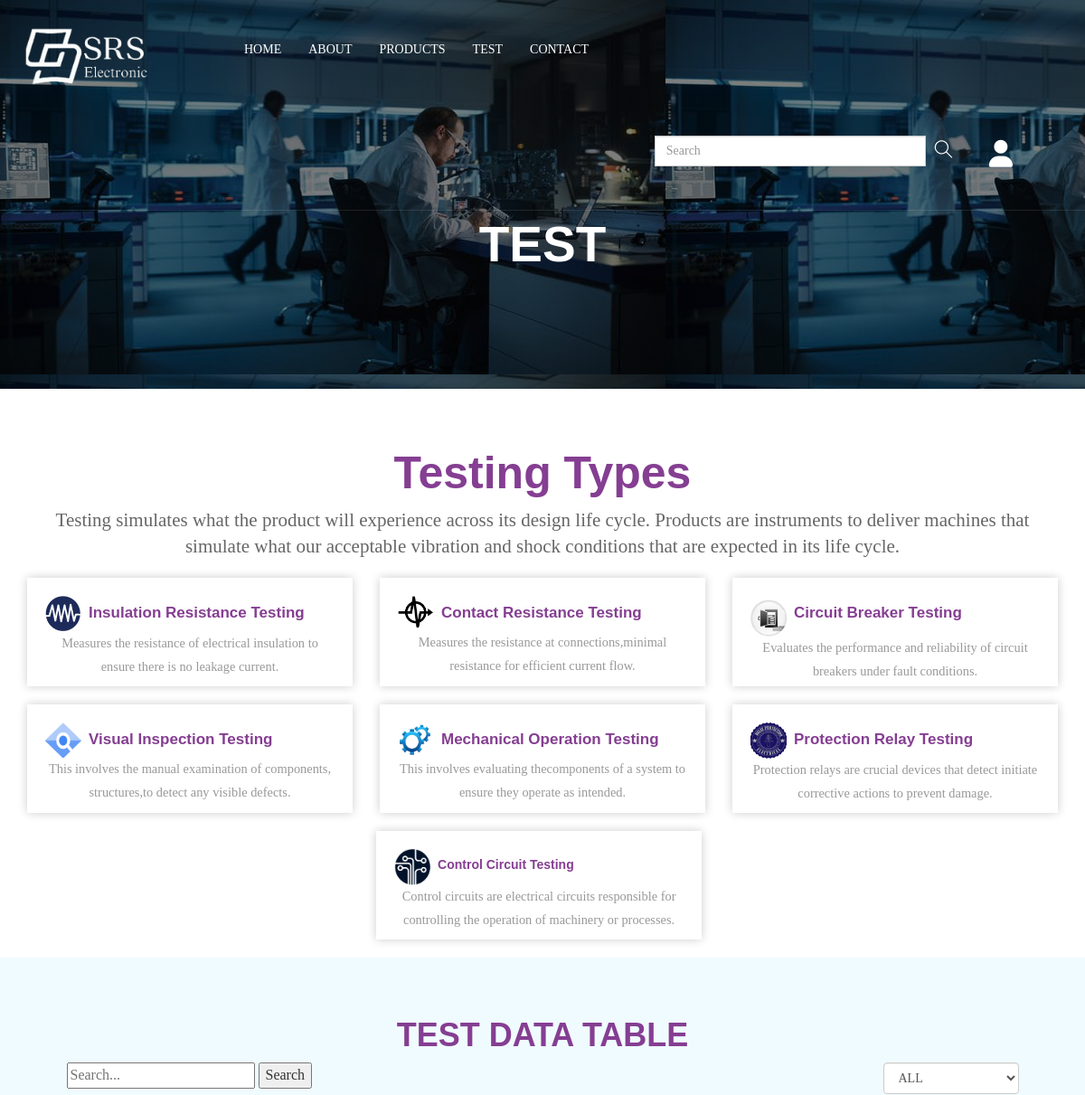
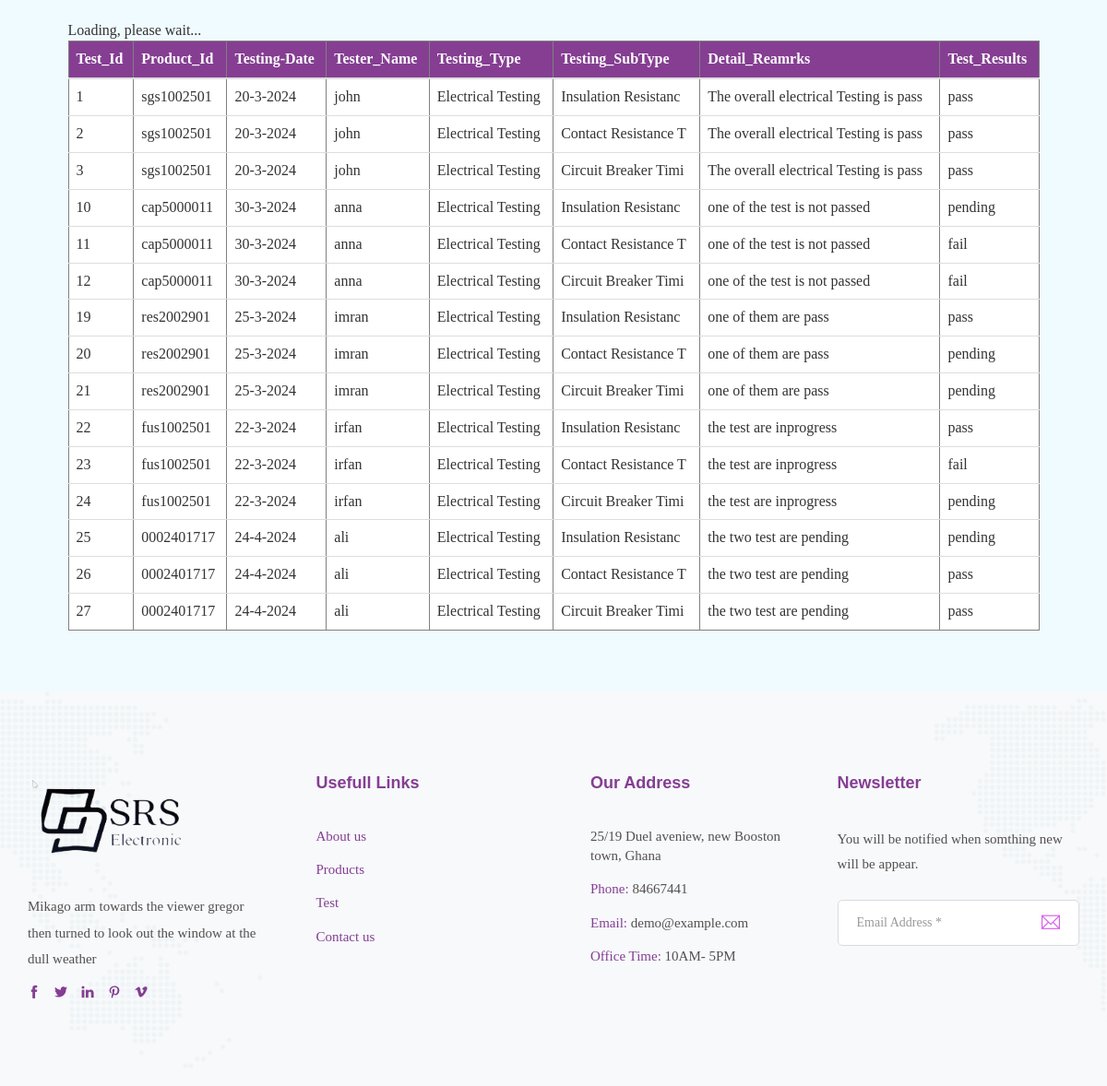
/testes.php?test_type=Electrical Testing, run on the app's committed database (2 pictures, top to bottom).
### tables this page shows
CREATE TABLE `tests` (
  `test_id` bigint(20) NOT NULL,
  `product_id` varchar(10) DEFAULT NULL,
  `test_date` varchar(20) DEFAULT NULL,
  `tester_name` varchar(20) DEFAULT NULL,
  `test_revise` int(11) NOT NULL,
  `detailed_remarks` varchar(50) DEFAULT NULL,
  `test_type` varchar(20) DEFAULT NULL,
  `test_subtype` varchar(20) DEFAULT NULL,
  `test_results` varchar(10) DEFAULT NULL
);

### testes.php (the view, shortened to what this page needs)
<!DOCTYPE html>
<html lang="en">
<head>
    <link href="https://cdnjs.cloudflare.com/ajax/libs/font-awesome/6.5.2/css/all.min.css" rel="stylesheet">
    <link href="assets/css/themify-icons.css" rel="stylesheet">
    <link href="assets/css/flaticon.css" rel="stylesheet">
    <link href="assets/css/bootstrap.min.css" rel="stylesheet">
    <link href="assets/css/animate.css" rel="stylesheet">
    <link href="assets/css/owl.carousel.css" rel="stylesheet">
    <link href="assets/css/owl.theme.css" rel="stylesheet">
    <link href="assets/css/slick.css" rel="stylesheet">
    <link href="assets/css/slick-theme.css" rel="stylesheet">
    <link href="assets/css/swiper.min.css" rel="stylesheet">
    <link href="assets/css/odometer-theme-default.css" rel="stylesheet">
    <link href="assets/css/owl.transitions.css" rel="stylesheet">
    <link href="assets/css/jquery.fancybox.css" rel="stylesheet">
    <link href="assets/css/style.css" rel="stylesheet">
</head>
<body>
    <div class="page-wrapper">
        <header id="header" class="site-header header-style-1">
    <nav class="navigation navbar navbar-default">
        <div class="container-fluid">
            <div class="navbar-header">
                <a class="navbar-brand" ><img src="assets/images/logo.png" alt></a>
            </div>
            <div id="navbar" class="navbar-collapse collapse navigation-holder">
                <ul class="nav navbar-nav">
                    <li class="menu-item-has-children">
                        <a href="index.html">Home</a>
                    </li>
                    <li><a href="about.html">About</a></li>
                    <li class="menu-item-has-children">
                        <a href="product.php">Products</a>
                    </li>
                    <li class="menu-item-has-children">
                        <a href="testes.php">TEST</a>
                    </li>
                    <li><a href="contact.php">Contact</a></li>
                </ul>
                <ul class="nav navbar-nav navbar-right">
                    <li class="search-bar">
                        <form class="navbar-form" role="search">
                            <div class="form-group">
                                <input type="text" class="form-control" placeholder="Search">
                            </div>
                            <button type="submit" class="btn btn-default"><i class="ti-search"></i></button>
                        </form>
                    </li>
                        <li class="dropdown">
                        <a href="admin\login.php">
                            <span class="profile-emoji"><i class="fa fa-user" aria-hidden="true"></i></span>
                        </a>
                    </li>
            </nav>
        </header>
        <section class="page-title" style="background-image: linear-gradient(rgba(0,0,0,0.5),rgba(0,0,0,0.5)),url(assets/images/page-tittle.jpg);">
            <div class="container">
                <div class="row">
                    <div class="col col-xs-12">
                        <h2>TEST</h2>
                    </div>
                </div>
            </div>
        </section>
       <br><br>
        <header class="container">
        <h1 class="text-center my-5" style="font-size:50px">Testing Types</h1>
        <p class="lead text-center">
            Testing simulates what the product will experience across its design life cycle. Products are instruments to deliver machines that simulate what our acceptable vibration and shock conditions that are expected in its life cycle.
        </p>
    </header>
    <main class="container">
        <center>
        <div class="row">
            <div class="col-md-4">
                <div class="card mb-4">
                    <div class="card-body">
                      <div class="body" style="display:flex;"><img src="assets/images/in1.png" style="heigth:18px;width:40px;">&nbsp;&nbsp;<h5 class="card-title" style="font-size:17px">Insulation Resistance Testing</h5></div>
                        <p class="card-text">Measures the resistance of electrical insulation to ensure there is no leakage current.</p>
                    </div>
                </div>
            </div>
            <div class="col-md-4">
                <div class="card mb-4">
                    <div class="card-body">
                    <div class="body" style="display:flex;"><img src="assets/images/in2.png" style="heigth:18px;width:40px;">&nbsp;&nbsp;  <h5 class="card-title" style="font-size:17px">Contact Resistance Testing</h5></div>
                        <p class="card-text">Measures the resistance at connections,minimal resistance for efficient current flow.</p>
                    </div>
                </div>
            </div>
            <div class="col-md-4">
                <div class="card mb-4">
                    <div class="card-body">
                    <div class="body" style="display:flex;"><img src="assets/images/in7.png" style="heigth:18px;width:40px;">&nbsp;&nbsp;<h5 class="card-title" style="font-size:17px">Circuit Breaker Testing</h5></div>
                        <p class="card-text">Evaluates the performance and reliability of circuit breakers under fault conditions.</p>
                    </div>
                </div>
            </div>
            <div class="col-md-4">
                <div class="card mb-4">
                    <div class="card-body">
                    <div class="body" style="display:flex;"><img src="assets/images/in4.png" style="heigth:18px;width:40px;">&nbsp;&nbsp;<h5 class="card-title" style="font-size:17px">Visual Inspection Testing</h5></div>
                        <p class="card-text">This involves the manual examination of components, structures,to detect any visible defects. </p>
                    </div>
                </div>
            </div>
            <div class="col-md-4">
                <div class="card mb-4">
                    <div class="card-body">
                    <div class="body" style="display:flex;"><img src="assets/images/in5.png" style="heigth:18px;width:40px;">&nbsp;&nbsp;<h5 class="card-title" style="font-size:17px">Mechanical Operation Testing</h5></div>
                        <p class="card-text">This involves evaluating thecomponents of a system to ensure they operate as intended.</p>
                    </div>
                </div>
            </div>
            <div class="col-md-4">
                <div class="card mb-4">
                    <div class="card-body">
                    <div class="body" style="display:flex;"><img src="assets/images/in3.png" style="heigth:8px;width:40px;">&nbsp;&nbsp;<h5 class="card-title" style="font-size:17px">Protection Relay Testing </h5></div>
                        <p class="card-text">Protection relays are crucial devices that detect  initiate corrective actions to prevent damage.</p>
                    </div>
                </div>
            </div>
            <div class="col-md-4" id="last-card">
                <div class="card mb-4">
                    <div class="card-body">
                    <div class="body" style="display:flex;"><img src="assets/images/in6.png" style="heigth:18px;width:40px;">&nbsp;&nbsp;<h5 class="card-title" style="font-size:1Zpx">Control Circuit Testing </h5></div>
                        <p class="card-text">Control circuits are electrical circuits responsible for controlling the operation of machinery or processes.</p>
                    </div>
                </div>
            </div>
        </div>
    </main>
    <div class="data-table-area mg-b-15" style="background-color:#f0fbff;">
        <div class="container-fluid">
            <div class="row">
                <div class="col-lg-12 col-md-12 col-sm-12 col-xs-12">
                    <div class="sparkline13-list">
                        <div class="sparkline13-hd">
                            <div class="main-sparkline13-hd">
                                <br><br>
                             <center>   <h1>TEST DATA TABLE </h1></center>
                            </div>
                        </div>
                        <div class="custom-table-container">
                        <div class="sparkline13-graph">
                            <div class="datatable-dashv1-list custom-datatable-overright">
                                        <div id="toolbar" style="display:flex;">
                                        <form action="" method="GET" id="search">
                                            <input type="text" name="search" placeholder="Search...">
                                            <button type="submit">Search</button>
                                        </form>
                                    <div class="right" style="margin-left:auto;right:0;display:flex;">
                                    <form action="" method="GET" id="filter-form">
                                        <select class="form-control dt-tb" name="test_type" onchange="document.getElementById('filter-form').submit()" style="width:150px;">
                                            <option value="all">ALL</option>
                                        </select>
                                    </form>
                                    </div>
                                </div>
                                <br>
                                <?php
                                    include('database-connection.php');
if(isset($_GET['search'])) {
    $search = $_GET['search'];
    $query = "SELECT * FROM tests WHERE test_id LIKE '%$search%' OR product_id LIKE '%$search%' OR test_date LIKE '%$search%' OR tester_name LIKE '%$search%' OR test_results LIKE '%$search%' OR test_type LIKE '%$search%' OR test_subtype LIKE '%$search%'";
} elseif (isset($_GET['test_type']) && $_GET['test_type'] != 'all') {
    $test_type = $_GET['test_type'];
    $query = "SELECT * FROM tests WHERE test_type = '$test_type'";
} else {
    $query = "SELECT * FROM tests";
}
$row = mysqli_query($conn, $query);
$totalrow = mysqli_num_rows($row);
if ($totalrow != 0) {
    ?>
                                <table id="table" data-toggle="table"  border="1" style="background-color:white;" >
                                    <thead>
                                    <tr>
                                        <th>Test_Id</th>
                                        <th>Product_Id</th>
                                        <th>Testing-Date</th>
                                        <th>Tester_Name</th>
                                        <th>Testing_Type</th>
                                        <th>Testing_SubType</th>
                                        <th>Detail_Reamrks</th>
                                        <th>Test_Results</th>
                                    </tr>
                                    </thead>
                                    <tbody>
                                    <?php
                                    while ($data = mysqli_fetch_assoc($row)) {
                                        echo "<tr>
                                        <td>" . $data['test_id'] . "</td>
                                        <td>" . $data['product_id'] . "</td>
                                        <td>" . $data['test_date'] . "</td>
                                        <td>" . $data['tester_name'] . "</td>
                                        <td>" . $data['test_type'] . "</td>
                                        <td>" . $data['test_subtype'] . "</td>
                                        <td>" . $data['detailed_remarks'] . "</td>
                                        <td>" . $data['test_results'] . "</td>
                                        </tr>";
                                    }
                                    ?>
                                    </tbody>
                                </table>
                                <br><br>
                            </div>
                        </div>
                    </div>
                </div>
            </div>
        </div>
    </div>
                                </div>
    <?php
} else {
    echo "No Records Found";
}
?>
        <footer class="site-footer">
            <div class="upper-footer">
                <div class="container">
                    <div class="row">
                        <div class="col col-lg-3 col-md-3 col-sm-6">
                            <div class="widget about-widget">
                                <div class="logo widget-title">
                                    <img src="assets/images/logo-footer.png" alt>
                                </div>
                                <p>Mikago arm towards the viewer gregor then turned to look out the window at the dull weather</p>
                                <div class="social-icons">
                                    <ul>
                                        <li><a href="#"><i class="ti-facebook"></i></a></li>
                                        <li><a href="#"><i class="ti-twitter-alt"></i></a></li>
                                        <li><a href="#"><i class="ti-linkedin"></i></a></li>
                                        <li><a href="#"><i class="ti-pinterest"></i></a></li>
                                        <li><a href="#"><i class="ti-vimeo-alt"></i></a></li>
                                    </ul>
                                </div>
                            </div>
                        </div>
                        <div class="col col-lg-3 col-md-3 col-sm-6">
                            <div class="widget link-widget">
                                <div class="widget-title">
                                    <h3>Usefull Links</h3>
                                </div>
                                <ul>
                                    <li><a href="about.html">About us</a></li>
                                    <li><a href="product.php">Products</a></li>
                                    <li><a href="Test.php">Test</a></li>
                                    <li><a href="contact.php">Contact us</a></li>
                                </ul>
                            </div>
                        </div>
                        <div class="col col-lg-3 col-md-3 col-sm-6">
                            <div class="widget contact-widget service-link-widget">
                                <div class="widget-title">
                                    <h3>Our Address</h3>
                                </div>
                                <ul>
                                    <li>25/19 Duel aveniew, new Booston town, Ghana</li>
                                    <li><span>Phone:</span> 84667441</li>
                                    <li><span>Email:</span> demo@example.com</li>
                                    <li><span>Office Time:</span> 10AM- 5PM</li>
                                </ul>
                            </div>
                        </div>
                        <div class="col col-lg-3 col-md-3 col-sm-6">
                            <div class="widget newsletter-widget">
                                <div class="widget-title">
                                    <h3>Newsletter</h3>
                                </div>
                                <p>You will be notified when somthing new will be appear.</p>
                                <form>
                                    <div class="input-1">
                                        <input type="email" class="form-control" placeholder="Email Address *" required>
                                    </div>
                                    <div class="submit clearfix">
                                        <button type="submit"><i class="ti-email"></i></button>
                                    </div>
                                </form>
                            </div>
                        </div>
                    </div>
                </div>
            </div>
    </div>
</body>
</html>

### data on the page
tests: test_id "1", product "sgs1002501", test_date "20-3-2024", tester_name "john", test_type "Electrical Testing", test_subtype "Insulation Resistanc", detailed_remarks "The overall electrical Testing is pass", test_results "pass"
tests: test_id "2", product "sgs1002501", test_date "20-3-2024", tester_name "john", test_type "Electrical Testing", test_subtype "Contact Resistance T", detailed_remarks "The overall electrical Testing is pass", test_results "pass"
tests: test_id "3", product "sgs1002501", test_date "20-3-2024", tester_name "john", test_type "Electrical Testing", test_subtype "Circuit Breaker Timi", detailed_remarks "The overall electrical Testing is pass", test_results "pass"
tests: test_id "10", product "cap5000011", test_date "30-3-2024", tester_name "anna", test_type "Electrical Testing", test_subtype "Insulation Resistanc", detailed_remarks "one of the test is not passed", test_results "pending"
tests: test_id "11", product "cap5000011", test_date "30-3-2024", tester_name "anna", test_type "Electrical Testing", test_subtype "Contact Resistance T", detailed_remarks "one of the test is not passed", test_results "fail"
tests: test_id "12", product "cap5000011", test_date "30-3-2024", tester_name "anna", test_type "Electrical Testing", test_subtype "Circuit Breaker Timi", detailed_remarks "one of the test is not passed", test_results "fail"
tests: test_id "19", product "res2002901", test_date "25-3-2024", tester_name "imran", test_type "Electrical Testing", test_subtype "Insulation Resistanc", detailed_remarks "one of them are pass", test_results "pass"
tests: test_id "20", product "res2002901", test_date "25-3-2024", tester_name "imran", test_type "Electrical Testing", test_subtype "Contact Resistance T", detailed_remarks "one of them are pass", test_results "pending"
tests: test_id "21", product "res2002901", test_date "25-3-2024", tester_name "imran", test_type "Electrical Testing", test_subtype "Circuit Breaker Timi", detailed_remarks "one of them are pass", test_results "pending"
tests: test_id "22", product "fus1002501", test_date "22-3-2024", tester_name "irfan", test_type "Electrical Testing", test_subtype "Insulation Resistanc", detailed_remarks "the test are inprogress", test_results "pass"
tests: test_id "23", product "fus1002501", test_date "22-3-2024", tester_name "irfan", test_type "Electrical Testing", test_subtype "Contact Resistance T", detailed_remarks "the test are inprogress", test_results "fail"
tests: test_id "24", product "fus1002501", test_date "22-3-2024", tester_name "irfan", test_type "Electrical Testing", test_subtype "Circuit Breaker Timi", detailed_remarks "the test are inprogress", test_results "pending"
tests: test_id "25", product "0002401717", test_date "24-4-2024", tester_name "ali", test_type "Electrical Testing", test_subtype "Insulation Resistanc", detailed_remarks "the two test are pending", test_results "pending"
tests: test_id "26", product "0002401717", test_date "24-4-2024", tester_name "ali", test_type "Electrical Testing", test_subtype "Contact Resistance T", detailed_remarks "the two test are pending", test_results "pass"
tests: test_id "27", product "0002401717", test_date "24-4-2024", tester_name "ali", test_type "Electrical Testing", test_subtype "Circuit Breaker Timi", detailed_remarks "the two test are pending", test_results "pass"
